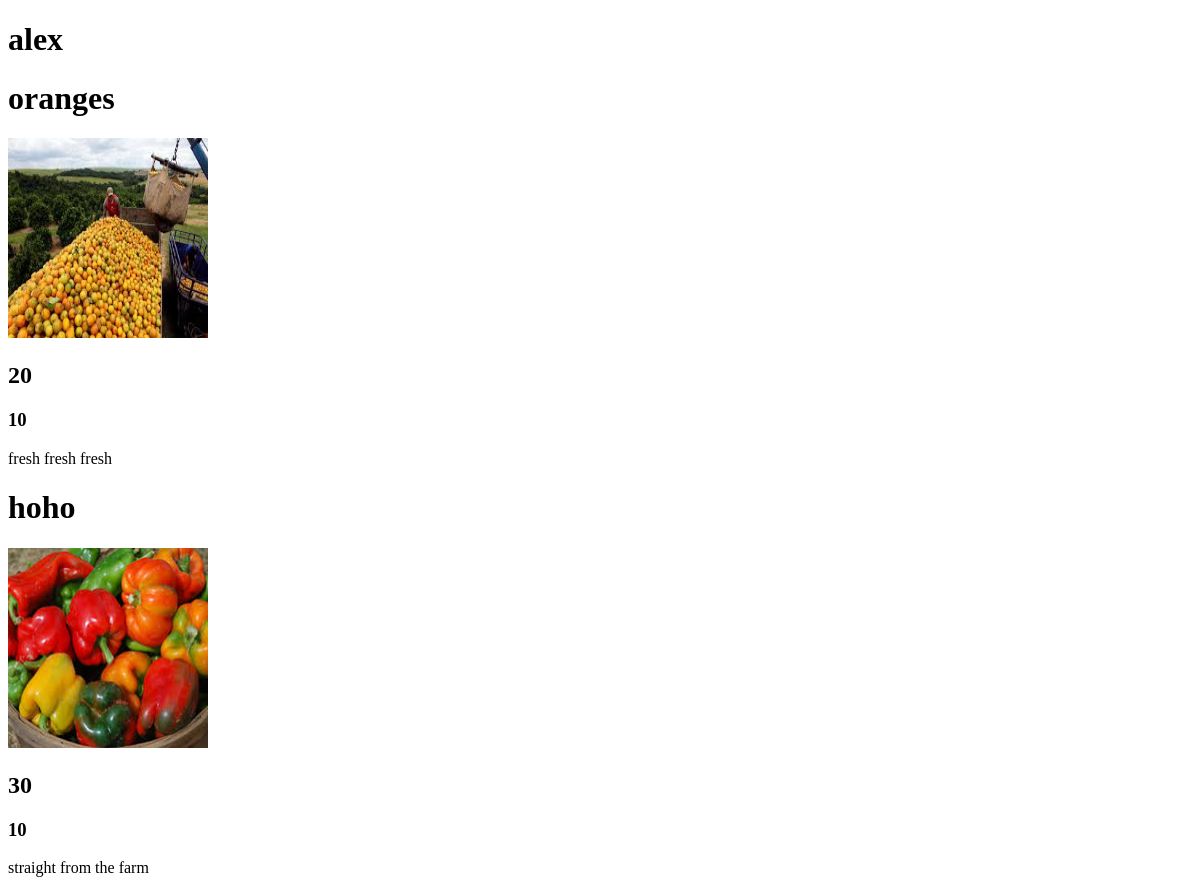
The page /dashboard/index/ (signed in) on the database as committed earlier.
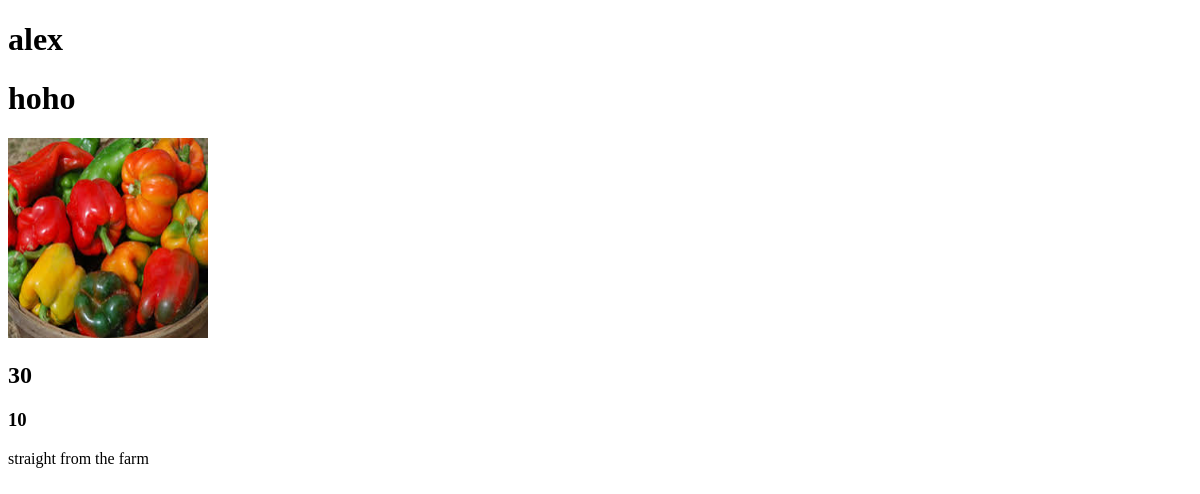
The same page on the database as committed later.
### product/models.py (models this page shows, shortened)
class Product(models.Model):
    CATEGORIES = (
        ("vegetables", "vegetables"),
        ("fruits", "fruits"),
        ("meat", "meat")
    )
    owner = models.ForeignKey(User, on_delete=models.CASCADE)
    name = models.CharField(max_length=30)
    category = models.CharField(max_length=25, default="Select a category", choices=CATEGORIES)
    quantity = models.IntegerField(default=5)
    description = models.CharField(max_length=200)
    image = models.ImageField(upload_to="products")
    price = models.IntegerField()
    location = models.CharField(max_length=50)

### dashboard/views.py (the view)
# urls.py: path('index/', views.index, name='index')
def index(request):
    products = Product.objects.filter(owner=request.user)
    return render(request, 'dashboard/index.html', {'products': products})

### dashboard/templates/dashboard/index.html
{% extends 'Account/base.html' %}
{% block content %}
    <h1>{{ request.user.username }}</h1>
    {% for product in products %}
        <h1>{{ product.name }}</h1>
        <img src="{{ product.image.url }}" height="200" width="200">
        <h2>{{ product.price }}</h2>
        <h3>{{ product.quantity }}</h3>
        <p>{{ product.description }}</p>
    {% endfor %}
{% endblock %}

Rows that differ between the two databases and show on the page:
removed Product: name "oranges", image (picture), price "20", quantity "10", description "fresh fresh fresh"
